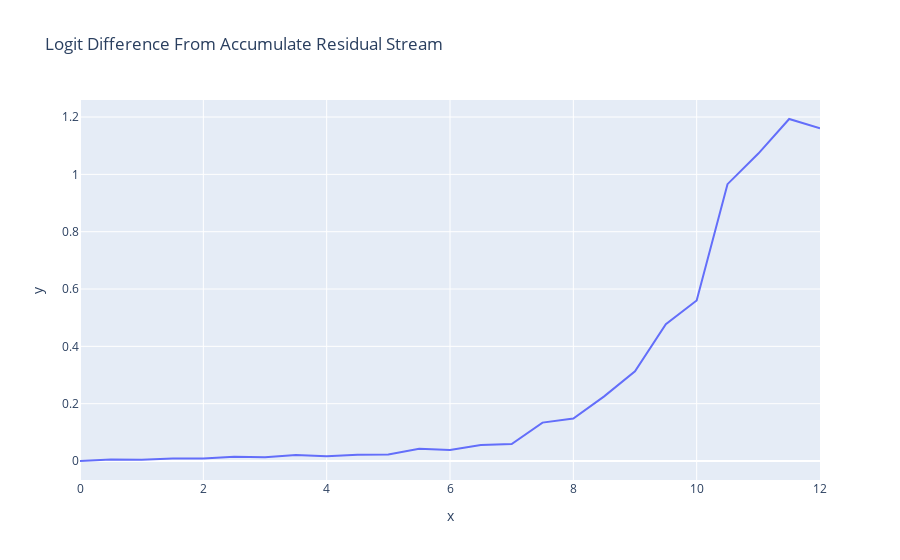

The code cell stored with this chart in its notebook:
### Code cell
accumulated_residual, labels = clean_cache.accumulated_resid(layer=-1, incl_mid=True, pos_slice=-1, return_labels=True)
logit_lens_logit_diffs = residual_stack_to_logit_diff(accumulated_residual, clean_cache)
line(logit_lens_logit_diffs, x=np.arange(model.cfg.n_layers*2+1)/2, hover_name=labels, title="Logit Difference From Accumulate Residual Stream")

### Figure 1 — Plotly figure (JSON) as saved in the notebook; plotly's stock layout.template omitted (floating-point values rounded to 4 significant figures)
{"data": [{"hovertemplate": "<b>%{hovertext}</b><br><br>x=%{x}<br>y=%{y}<extra></extra>", "hovertext": ["0_pre", "0_mid", "1_pre", "1_mid", "2_pre", "2_mid", "3_pre", "3_mid", "4_pre", "4_mid", "5_pre", "5_mid", "6_pre", "6_mid", "7_pre", "7_mid", "8_pre", "8_mid", "9_pre", "9_mid", "10_pre", "10_mid", "11_pre", "11_mid", "final_post"], "legendgroup": "", "line": {"color": "#636efa", "dash": "solid"}, "marker": {"symbol": "circle"}, "mode": "lines", "name": "", "orientation": "v", "showlegend": false, "type": "scatter", "x": [0, 0.5, 1, 1.5, 2, 2.5, 3, 3.5, 4, 4.5, 5, 5.5, 6, 6.5, 7, 7.5, 8, 8.5, 9, 9.5, 10, 10.5, 11, 11.5, 12], "xaxis": "x", "y": [1.352e-05, 0.005562, 0.004129, 0.009172, 0.009128, 0.01509, 0.01285, 0.02114, 0.01669, 0.02174, 0.02291, 0.04269, 0.03844, 0.05558, 0.05905, 0.1339, 0.1484, 0.2255, 0.3133, 0.477, 0.56, 0.9659, 1.073, 1.193, 1.161], "yaxis": "y"}], "layout": {"legend": {"tracegroupgap": 0}, "title": {"text": "Logit Difference From Accumulate Residual Stream"}, "xaxis": {"anchor": "y", "domain": [0, 1], "title": {"text": "x"}}, "yaxis": {"anchor": "x", "domain": [0, 1], "title": {"text": "y"}}}}
